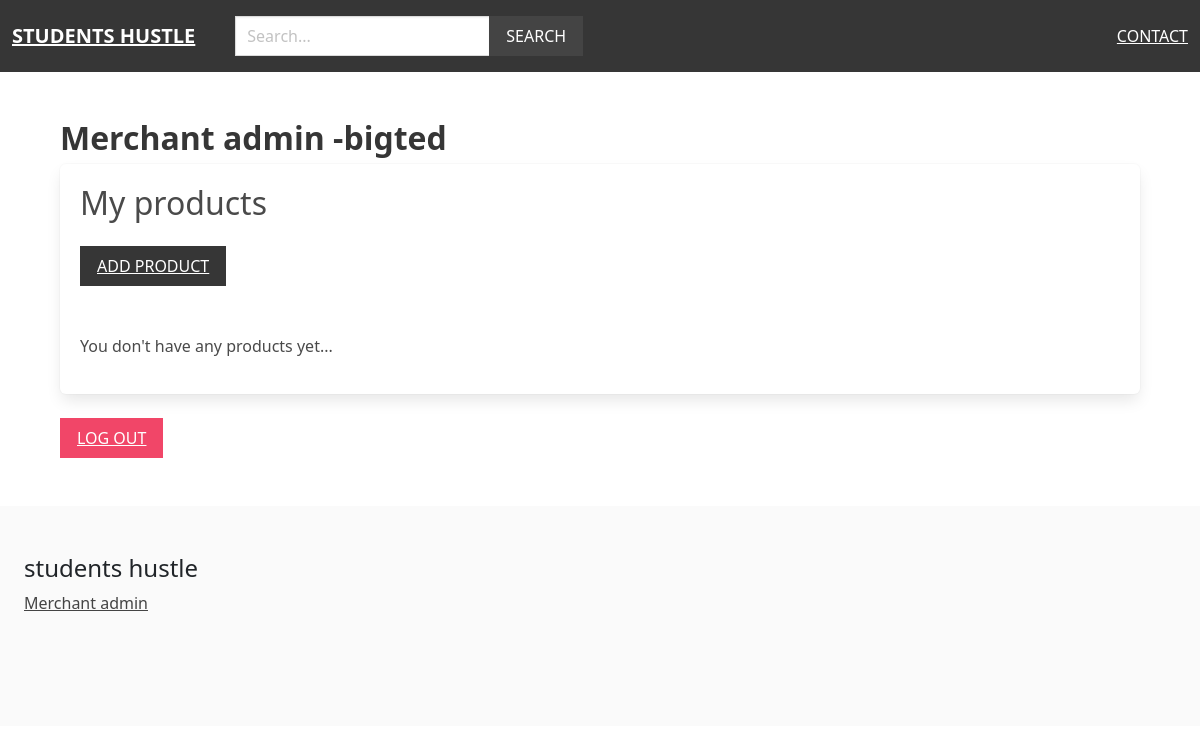
Before: /merchant/merchant_admin/ (signed in) with the older database file.
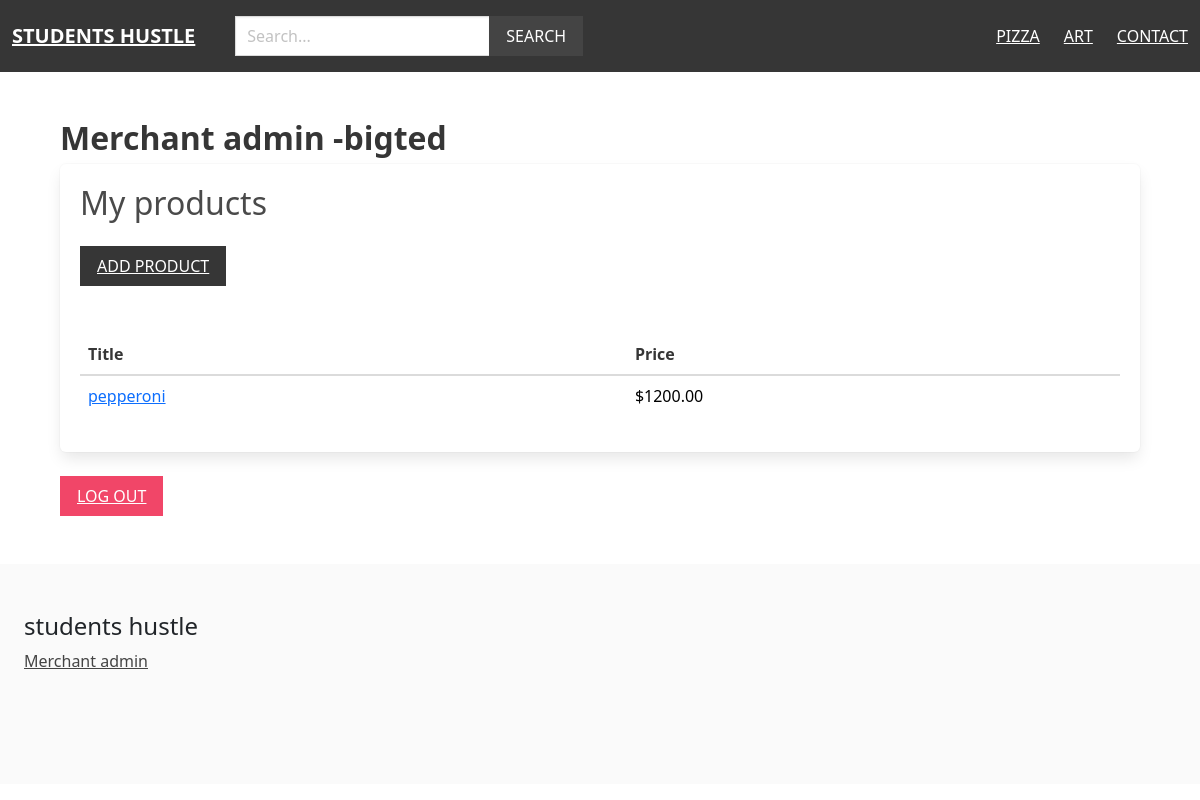
After: the same page with the newer database file.
### apps/merchant/models.py (models this page shows, shortened)
class Merchant(models.Model):
    name = models.CharField(max_length=255)
    created_at = models.DateTimeField(auto_now_add=True)
    created_by = models.OneToOneField(User, related_name='merchant', on_delete=models.CASCADE)
    class Meta:
        ordering = ['name']

### apps/product/models.py (models this page shows, shortened)
class Category(models.Model):
    title = models.CharField(max_length=255)
    slug = models.SlugField(max_length=255)
    ordering = models.IntegerField(default=0)
    class Meta:
        ordering = ['ordering']

class Product(models.Model):
    category = models.ForeignKey(Category, related_name='products', on_delete=models.CASCADE)
    merchant = models.ForeignKey(Merchant, related_name='products', on_delete=models.CASCADE)
    title = models.CharField(max_length=255)
    slug = models.SlugField(max_length=255)
    description = models.TextField(blank=True, null=True)
    price = models.DecimalField(max_digits=6, decimal_places=2)
    date_added = models.DateTimeField(auto_now_add=True)
    image = models.ImageField(upload_to='uploads/', blank=True, null=True)
    thumbnail = models.ImageField(upload_to='uploads/', blank=True, null=True)
    class Meta:
        ordering = ['-date_added']

### apps/merchant/views.py (the view)
# urls.py: path('merchant_admin/', views.merchant_admin, name='merchant_admin'),
@login_required
def merchant_admin(request):
    merchant = request.user.merchant
    products = merchant.products.all()
    return render(request, 'merchant/merchant_admin.html', {'merchant': merchant, 'products': products})

### apps/product/context_processors.py (called while the page is built)
def menu_categories(request):
    categories = Category.objects.all()
    return {'menu_categories': categories}

### apps/merchant/templates/merchant/merchant_admin.html (shortened to what this page needs)
{%extends 'core/base.html'%}
{%block content%}
<div class="">
  <h1 class="title">Merchant admin -{{merchant.name}}</h1>
</div>
<div class="box">
  <h2 class="is-size-3 mb-4">My products</h2>
  <a href="{% url 'add_product' %}" class="button is-dark is-uppercase mb-6">Add product</a>
  {% if products %}
      <table class="table is-fullwidth">
          <thead>
              <tr>
                  <th>Title</th>
                  <th>Price</th>
              </tr>
          </thead>
          <tbody>
              {% for product in products %}
                  <tr>
                    <td><a href="{% url 'product' product.category.slug product.slug %}">{{ product.title }}</a></td>
                      <td>${{ product.price }}</td>
                  </tr>
              {% endfor %}
          </tbody>
      </table>
  {% else %}
      <p>You don't have any products yet...</p>
  {% endif %}
</div>
<a href="{% url 'login' %}" class="button is-danger is-uppercase">Log out</a>
{%endblock%}

### apps/core/templates/core/base.html (shortened to what this page needs)
{%load static%}
<!DOCTYPE html>
<html lang="en">
<head>
    <link rel="stylesheet" href="https://cdn.jsdelivr.net/npm/bulma@0.9.1/css/bulma.min.css">
    <link rel="stylesheet" href="https://cdn.jsdelivr.net/npm/bootstrap@5.3.3/dist/css/bootstrap.min.css">
    <link rel="stylesheet" href="{%static 'styles/main.css'%}">
    <link rel="stylesheet" href="{%static 'scripts/main.js'%}">
</head>
<body>
    <nav class="navbar is-dark">
        <div class="navbar-brand">
            <a href="/" class="navbar-item"><strong>Students hustle</strong></a>
        </div>
        <div class="navbar-menu" id="main-navbar">
            <div class="navbar-start">
                <div class="navbar-item">
                    <form method="get" action="{% url 'search' %}">
                        <div class="field has-addons">
                            <div class="control">
                                <input type="text" class="input" placeholder="Search..." name="query">
                            </div>
                            <div class="control">
                                <button class="button is-dark is-uppercase">Search</button>
                            </div>
                        </div>
                    </form>
                </div>
            </div>
            <div class="navbar-end">
                {%for category in menu_categories%}
                        <a href="{% url 'category' category.slug %}" class="navbar-item">{{ category.title }}</a>
                {% endfor %}
                <a href="{%url 'contact'%}" class="navbar-item">Contact</a>
            </div>
        </div>
    </nav>
    <section class="section">
        <div class="container">
            {% block content %}
            {% endblock %}
        </div>
    </section>
    <footer class="footer">
        <h3 class="is-size-4 mb4">students hustle</h3>
    {% if request.user.is_authenticated %}
        <a href="{% url 'merchant_admin' %}">Merchant admin</a>
    {% else %}
        <a href="{% url 'become_merchant' %}">Become Merchant</a>
    {% endif %}
    </footer>
</body>
</html>

### static/styles/main.css (style rules this page uses)
.navbar { text-transform: uppercase; }
.navbar .is-dark { background: #444; }
.footer a { margin-bottom: 15px; display: inline-block; color: #444; }
.input, .button { border-radius: 0; }

Changed rows visible on the page:
added Category: title "PIZZA"
added Category: title "ART"
added Product: title "pepperoni", price "1200.00"
Other visible differences:
text no longer shown: "You don't have any products yet..."
text now shown: "Title Price"
